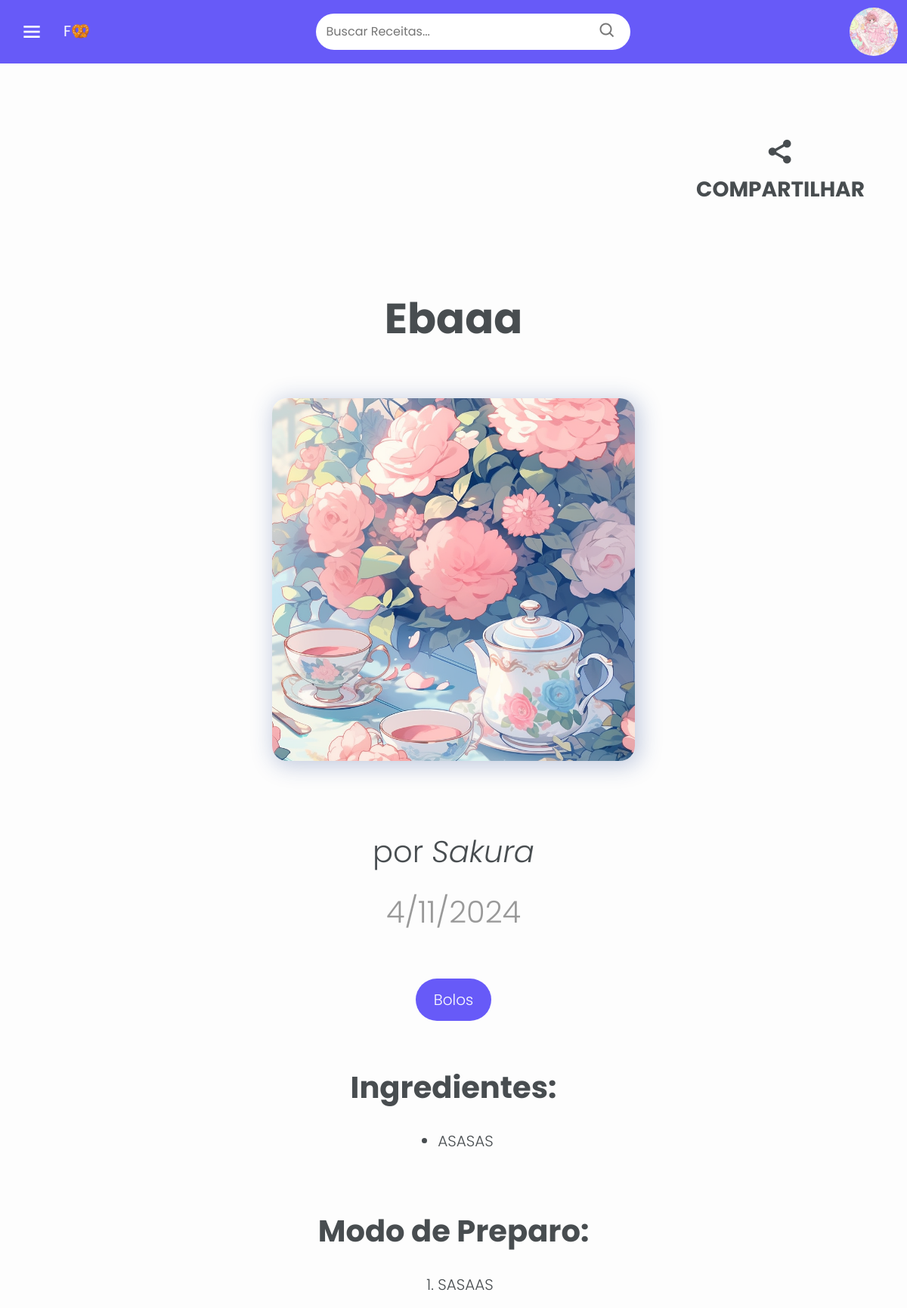
The page /recipes/view/11 (signed in) on the database its author committed.
### recipebook/models.py (models this page shows, shortened)
class User(db.Model, UserMixin):
    __tablename__ = 'user'
    id = db.Column(db.Integer, primary_key=True, autoincrement=True)
    name = db.Column(db.String(50), nullable=False)
    email = db.Column(db.String(50), nullable=False, unique=True)
    password = db.Column(db.String(255), nullable=False)
    profile_picture = db.Column(db.String(255), nullable=True)
    recipes = db.relationship('Recipe', backref='user', lazy=True, passive_deletes=True)
    liked_recipes = db.relationship('Recipe', secondary=likes, backref='liked_by')

class Recipe(db.Model):
    __tablename__ = 'recipe'
    id = db.Column(db.Integer, primary_key=True, autoincrement=True)
    user_id = db.Column(db.Integer, db.ForeignKey('user.id', ondelete="CASCADE"), nullable=False)
    title = db.Column(db.String(255), nullable=False)
    ingredients = db.Column(db.Text, nullable=False)
    steps = db.Column(db.Text, nullable=False)
    category_id = db.Column(db.Integer, db.ForeignKey('category.id', ondelete="CASCADE"), nullable=True)
    date_created = db.Column(db.DateTime(timezone=True), default=func.now())
    image_path = db.Column(db.String(255), nullable=True)

class Category(db.Model):
    __tablename__ = 'category'
    id = db.Column(db.Integer, primary_key=True, autoincrement=True)
    name = db.Column(db.String(100), nullable=False)

### recipebook/recipes.py (the view)
@bp.route('/view/<int:recipe_id>', methods=['GET'])
def view(recipe_id):
    recipe = get_recipe_by_id(recipe_id)
    print(recipe.image_path)
    if recipe == None:
        return abort(404)
    return render_template('comida.html', recipe=recipe)

### recipebook/recipes.py (called while the page is built)
def get_recipe_by_id(recipe_id):
    query = (
        db.session.query(
            Recipe.id,
            Recipe.user_id,
            Recipe.title,
            Recipe.ingredients,
            Recipe.steps,
            Recipe.date_created,
            Recipe.image_path,
            Category.name.label("category_name"),
            User.name.label("author")
        )
        .filter_by(id=recipe_id)
        .join(User, User.id == Recipe.user_id)
        .join(Category, Recipe.category_id == Category.id)
    )
    recipe = query.first()
    return recipe

### recipebook/templates/comida.html (shortened to what this page needs)
<!doctype html>
<html lang="pt-br">
  <head>
    <link rel="stylesheet" href="{{ url_for('static', filename='bootstrap/css/bootstrap.min.css') }}">
    <link rel="stylesheet" href="{{ url_for('static', filename='css/navbar.css') }}">
    <link rel="stylesheet" href="{{ url_for('static', filename='css/comida.css') }}">
    <link href='https://unpkg.com/boxicons@2.1.4/css/boxicons.min.css' rel='stylesheet'>
  </head>
  <body>
    {% include "search_component.html" %}
    <div id="Position" class="d-flex justify-content-end">
      <div onclick="compartilhar()" id="BtnCompartilhar" class="d-flex align-items-center justify-content-end icons">
        <i id="Share" class='bx bxs-share-alt h4'></i>
        <span id="TextShare" class="text-uppercase fw-bold">Compartilhar</span>
      </div>
    </div>
    <h1 id="Header" class="display-4 text-center fw-bold text-capitalize">{{ recipe.title }}</h1>
    <div class="posicaoImagem">
      {% if recipe.image_path %}
        <img id="ImagemComida" src="{{ url_for('static', filename='uploads/' + recipe.image_path) }}" alt="Imagem da Comida">
      {% endif %}
    </div>
    <p id="Autor" class="display-6 text-center">por <i>{{ recipe.author }}</i></p>
    <p id="Data" class="lead display-6 text-center">{{ recipe.date_created.day }}/{{ recipe.date_created.month }}/{{ recipe.date_created.year }}</p>
    <div id="FundoCat">
      <p id="Categoria" class="lead pt-3 pb-3 h1 text-center">{{ recipe.category_name }}</p>
    </div>
    <h1 id="Ingredientes" class="text-center fw-bold">Ingredientes:</h1>
    <div id="Socorro">
      <ul>
        {% for i in recipe.ingredients.split('\n') %}
        <li class="lead text-capitalize">
          {{ i }}
        </li>
        {% endfor %}
      </ul>
    </div>
    <h1 id="ModoPreparo" class="text-center fw-bold">Modo de Preparo:</h1>
    <div id="Socorro">
      <ol>
        {% for i in recipe.steps.split('\n') %}
        <li class="lead text-capitalize">
          {{ i }}
        </li>
        {% endfor %}
      </ol>
    </div>
  </body>
</html>

### recipebook/templates/search_component.html (shortened to what this page needs)
{% block search %}
<link href='https://unpkg.com/boxicons@2.1.4/css/boxicons.min.css' rel='stylesheet'>
 <nav id="Navbar" class="navbar fixed-top">
  <div class="d-flex justify-content-between align-items-center" style="width: 100%;">
    <div id="ContainerLogo">
      <i id="BtnToggle" class="bx bx-menu h4 animated" type="button" data-bs-toggle="offcanvas" data-bs-target="#offcanvasNavbar"
      aria-controls="offcanvasNavbar" aria-label="Toggle navigation"></i>
      <a id="Logo" class="navbar-brand">F🥨</a>
  </div>
      <form action="/recipes/search" method="GET" id="Input" class="form-control me-2">
          <input type="search" placeholder="Buscar Receitas..." aria-label="Buscar Receitas..." required name="keyword">
          <button type="submit"><i class='bx bx-search h4 '></i></button>
      </form>
      {% if current_user.profile_picture %}
        <img id="ProfileImg" src="{{ url_for('static', filename='uploads/' + current_user.profile_picture) }}" alt="imagem do perfil" type="button"
        data-bs-toggle="offcanvas" data-bs-target="#offcanvasNavbarProfile" aria-controls="offcanvasNavbarProfile" aria-label="Toggle navigation">
      {% else %}
        <img id="ProfileImg" src="{{ url_for('static', filename='images/user.webp') }}" alt="imagem do perfil" type="button"
        data-bs-toggle="offcanvas" data-bs-target="#offcanvasNavbarProfile" aria-controls="offcanvasNavbarProfile" aria-label="Toggle navigation">
      {% endif %}
  </div>
    </nav>
{% endblock %}

### recipebook/static/css/navbar.css (style rules this page uses)
body { margin: 0; padding: 0; background-color: #FDFDFD; font-family: "Poppins", sans-serif; color: #484D50; }
#Navbar { background-color: #675af8; margin: 0; }
.animated { padding: 10px; border-radius: 10px; transition: all 0.2s linear; }
#ContainerLogo { display: flex; justify-content: flex-start; align-items: center; padding-left: 1rem; }
#BtnToggle { font-size: 32px; margin-right: 1rem; margin-top: .5rem; color: #FDFDFD; }
#Logo { color: #FDFDFD; margin-left: 0; transform: translateY(-0.05rem); }
#Input button { border: none; background-color: transparent; }
#Input i { margin-top: .4rem; color: #777777; }
#Input input { border: none; outline: none; color: #777777; background-color: transparent; }
#Input { display: flex; justify-content: space-between; align-items: center; height: 3rem; width: 26rem; border: none; border-radius: 60px; }
#ProfileImg { width: 4rem; height: 4rem; border-radius: 50%; object-fit: cover; margin-right: 1%; transition: all 0.2s linear; cursor: pointer; }
#Header { padding-top: 6rem; padding-bottom: 4rem; }

### recipebook/static/css/comida.css (style rules this page uses)
#ImagemComida { border: none; width: 30rem; height: 30rem; border-radius: 20px; box-shadow: 4px 4px 28px 4px rgba(33, 63, 141, 0.25); margin-bottom: 6rem; object-fit: cover; background-position: center; }
#Autor, #Categoria, #Ingredientes, #ModoPreparo { margin-bottom: 2rem; }
#Socorro { display: flex; justify-content: center; width: 60%; margin: auto; }
#Ingredientes, #ModoPreparo { margin-top: 4rem; }
#Data { color: #999999; margin-bottom: 4rem; }
#Share { font-size: 42px; }
#TextShare { font-size: 28px; }
#Position { margin-top: 10rem; margin-right: 3%; }
#BtnCompartilhar { cursor: pointer; flex-direction: column; }
.posicaoImagem { display: flex; justify-content: center; }
.icons { padding: 20px; width: fit-content; border-radius: 10px; transition: all 0.2s linear; }
#Categoria { background-color: #675af8; border-radius: 40px; width: fit-content; color: #fdfdfd; padding: 1.5rem; margin: auto; }

### rows shown on the page
User: profile_picture (picture), author "Sakura"
Recipe: title "Ebaaa", image_path (picture), ingredients "ASASAS", steps "SASAAS"
Category: category_name "Bolos"

### other values the page prints
{{ recipe.date_created.day }} "4"
{{ recipe.date_created.month }} "11"
{{ recipe.date_created.year }} "2024"
